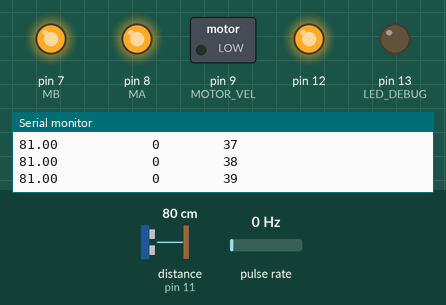
A sketch run on a simulated Arduino Uno, built with avr-gcc and run on an emulated ATmega328P. Parts: switched loads named in the sketch (green lamp = pin HIGH), output pins drawn as LEDs (lit = HIGH), the last lines printed to the serial monitor. Wiring (inferred from the names in the program): pulse sensor: data pin 3. The test bench sets the inputs (shaded band); at power-on: distance to the obstacle (sensor on pin 11) 80 cm, pulse rate 0 Hz. The echo pulse lasts 58.3 µs per cm.

Above: at 1.2 s.
1.3 s: distance to the obstacle (sensor on pin 11) set to 17 cm
2.8 s: distance to the obstacle (sensor on pin 11) set to 13 cm
At 4.0 s:
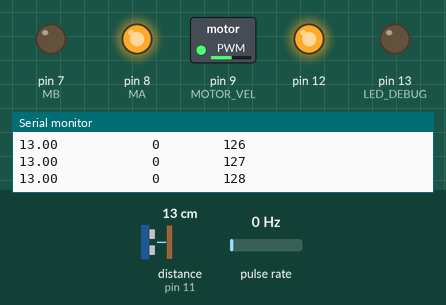
4.3 s: distance to the obstacle (sensor on pin 11) set to 120 cm
At 4.7 s:
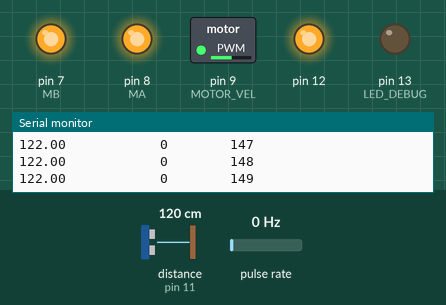
Timing chart, 0 to 7.3 s (numbered marks = the images above; inputs shaded):
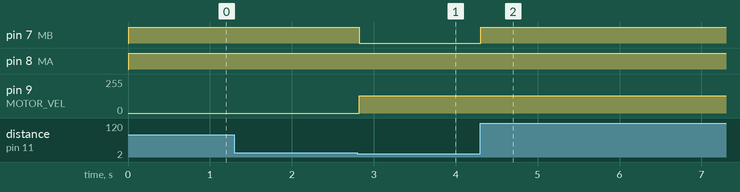

The sketch:

TestInterrupt.ino
```cpp
//--------------------------------------------------------------------------
#include <NewPing.h>
                                                  // Usado aqui apenas para testes
#define MAX_DIST 200
#define TRIGGER 10
#define ECHO 11

NewPing US(TRIGGER, ECHO, MAX_DIST);
float dist;

//------------------------------------------------------------------------

//Especificações para o motor

#define Encoder1 3 // o retorno do encoder     A PORTA DELE PRECISA SER A 2 OU A 3, PARA FUNCIONAR O attachInterrupt()
#define MB 7 // entarada A da ponte H
#define MA 8 // entrada B da ponte H
#define MOTOR_VEL 9 // O Motor (uso pra mandar potencia)

//------------------------------------------------------------------------

#define LED_DEBUG 13
int cont1, cont0=0;                                     //Variáveis para Debug

//-------------------------------------------------------------------------

volatile long int cont=0;               //variável que é alterada no interrupt

void FazCoisa(){                        //Função chamada quando recebe algum sinal no pino definido
  cont++;
}

//-------------------------------------------------------------------------------------

void setup() {

  pinMode(MA, OUTPUT);
  pinMode(MB, OUTPUT);
  pinMode(MOTOR_VEL, OUTPUT);


  pinMode(LED_DEBUG, OUTPUT);

  pinMode(12, OUTPUT);
  digitalWrite(12, 1);          //Vcc pro teste com o US

  attachInterrupt(digitalPinToInterrupt(Encoder1), FazCoisa, RISING);         //Aqui se define qual é o pino responsável pelo interrupt (usado na função "digitalPinToInterrupt(PINO)"), qual o nome da função (ela não recebe nenhum parâmetro), e quando que a função é chamada ("RISING" para quando o sinal passa de 0 para 1, "CHANGE" quando vai de 0 para 1 ou de 1 para 0, as demais classificações vc procura)

  Serial.begin(9600);
}

void loop() {
  cont1++;          //quantas vezes o loop foi feito

  Serial.print(dist);
  Serial.print("            ");
  Serial.print(cont);
  Serial.print("        ");
  Serial.println(cont1);


  /*digitalWrite(MA,HIGH);
  digitalWrite(MB,LOW);
  analogWrite(MOTOR_VEL,30);*/

  dist=US.ping_cm();
  if((dist<15)&&(dist>0)){                //Se tiver algo proximo do ultrassom, a roda gira. Se não, para.   Trecho para testes
    digitalWrite(MA,HIGH);
    digitalWrite(MB,LOW);
    analogWrite(MOTOR_VEL,130);
    cont0=0;
  }
  else{
    if((dist>=15)||(cont0>3)){
      digitalWrite(MA,HIGH);
      digitalWrite(MB,HIGH);
    }
    else{
      cont0++;

    }
  }/**/
}
```

Measured:
- the behaviour switches between 15 and 14 cm on distance to the obstacle (sensor on pin 11) (found by bisection; images 0 and 1)
- after the input at 2.8 s, pin 7 (MB): HIGH → LOW at once; pin 9 (MOTOR_VEL): 0/255 → 130/255 at once
- after the input at 4.3 s, pin 7 (MB): LOW → HIGH at once
